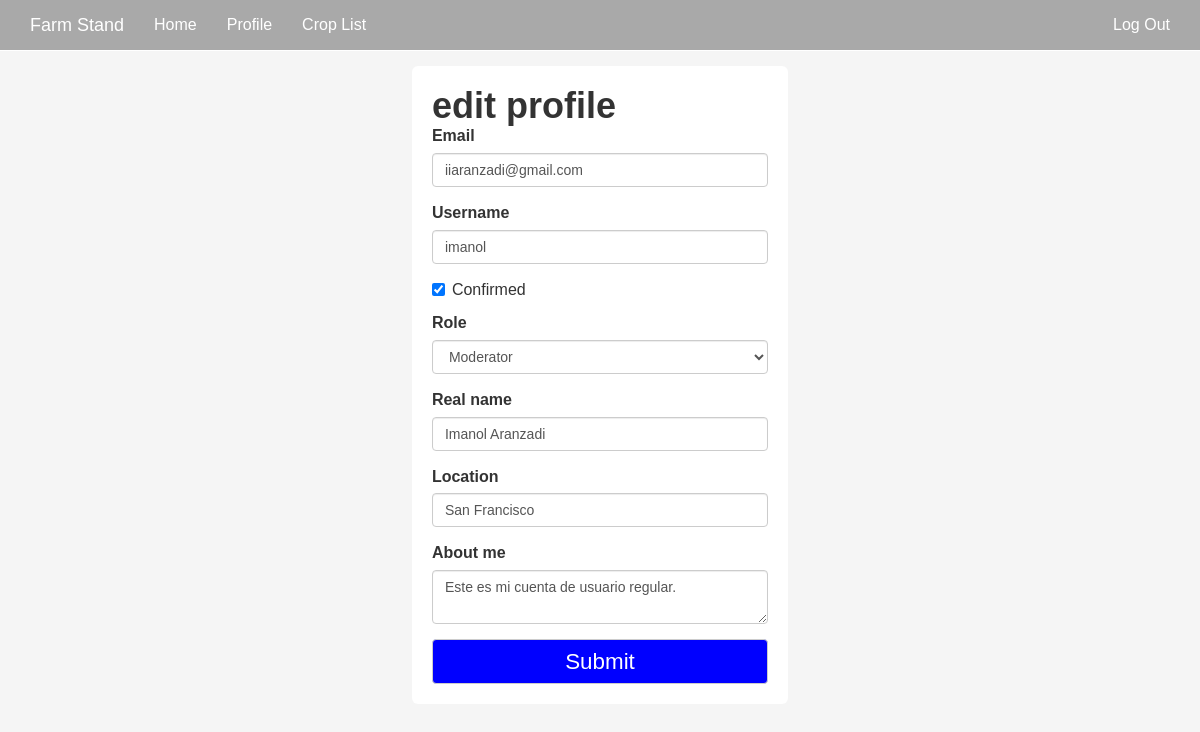
The app's page /edit-profile/2 (signed in) with its own data.
### app/models.py (models this page shows, shortened)
class User(UserMixin, db.Model):
    __tablename__ = 'users'
    id = db.Column(db.Integer, primary_key=True)
    email = db.Column(db.String(64), unique=True, index=True)
    phone = db.Column(db.String(64), unique=True, index=True)
    username = db.Column(db.String(64), unique=True, index=True)
    name = db.Column(db.String(64), index=True)
    about_me = db.Column(db.Text())
    location = db.Column(db.String(64))
    member_since = db.Column(db.DateTime(), default=datetime.utcnow)
    last_seen = db.Column(db.DateTime(), default=datetime.utcnow)
    role_id = db.Column(db.Integer, db.ForeignKey('roles.id'))
    password_hash = db.Column(db.String(128))
    confirmed = db.Column(db.Boolean, default=False)
    products = db.relationship('Product', backref='farmer', lazy='dynamic')
    def ping(self):
        self.last_seen = datetime.utcnow()
        db.session.add(self)
    def can(self, permissions):
        return self.role is not None and \
            (self.role.permissions & permissions) == permissions
    @property
    def password(self):
        raise AttributeError('password is not a readable attribute')

### app/main/views.py (the view, shortened to what this page needs)
@main.route('/edit-profile/<int:id>', methods=['GET', 'POST'])
@login_required
@admin_required
def edit_profile_admin(id):
    user = User.query.get_or_404(id)
    form = EditProfileAdminForm(user=user)
    form.email.data = user.email
    form.username.data = user.username
    form.confirmed.data = user.confirmed
    form.role.data = user.role_id
    form.name.data = user.name
    form.location.data = user.location
    form.about_me.data = user.about_me
    return render_template('edit_profile.html', form=form, user=user)

### app/main/forms.py (shortened to what this page needs)
class EditProfileAdminForm(Form):
    email = StringField('Email', validators=[Required(), Length(1, 64),
                                             Email()])
    username = StringField('Username', validators=[
        Required(), Length(1, 64), Regexp('^[A-Za-z][A-Za-z0-9_.]*$', 0,
                                          'Usernames must have only letters, '
                                          'numbers, dots or underscores')])
    confirmed = BooleanField('Confirmed')
    role = SelectField('Role', coerce=int)
    name = StringField('Real name', validators=[Length(0, 64)])
    location = StringField('Location', validators=[Length(0, 64)])
    about_me = TextAreaField('About me')
    submit = SubmitField('Submit')
    def __init__(self, user, *args, **kwargs):
        super(EditProfileAdminForm, self).__init__(*args, **kwargs)
        self.role.choices = [(role.id, role.name)
                             for role in Role.query.order_by(Role.name).all()]
        self.user = user

### app/auth/views.py (called while the page is built)
@auth.before_app_request
def before_request():
    if current_user.is_authenticated():
        current_user.ping()
        if current_user.is_authenticated() and not current_user.confirmed and request.endpoint[:5] != 'auth.':
            return redirect(url_for('auth.unconfirmed'))

### app/main/__init__.py (called while the page is built)
@main.app_context_processor
def inject_permissions():
    return dict(Permission=Permission)

### app/models.py (called while the page is built)
@login_manager.user_loader
def load_user(user_id):
    return User.query.get(int(user_id))

### app/templates/edit_profile.html (shortened to what this page needs)
{% extends "base.html" %}
{% import "bootstrap/wtf.html" as wtf %}
{% block head %}
{{ super() }}
{% endblock %}
{% block content %}
<div class="edit-profile">
  <div class="container">
    <div class="box">
      <div class="edit-profile-box">
          <h1>edit profile</h1>
          {{ wtf.quick_form(form) }}
      </div>
    </div>
  </div>
</div>
{% endblock %}

### app/static/css/style.css (style rules this page uses)
body { font-family: 'Montserrat', sans-serif; font-size: 16px; }
h1 { font-size: 36px; margin-bottom: 0px; font-weight: bold; margin-top: 0px; }
.login .box, .register .box, .edit-profile .box, .add-product .box { margin-top: 20px; }
.login-box, .new-register, .register-box, .edit-profile-box, .add-product-box { background-color: white; width: 33%; margin: 0 auto; padding: 20px; border-radius: 6px; }
.login .btn, .edit-profile .btn, .register .btn, .add-product .btn { background-color: green; color: white; font-size: 1.4em; width: 100%; height: 45px; border-radius: 4px; }
.edit-profile .btn, .add-product .btn { background-color: #0000ff; }

### app/templates/edit_profile.html (style rules this page uses)
body { background-color: #f5f5f5; }

### records on screen
User: email "iiaranzadi@gmail.com", username "imanol", confirmed "☑", role "Moderator", name "Imanol Aranzadi", location "San Francisco", about_me "Este es mi cuenta de usuario regular."
